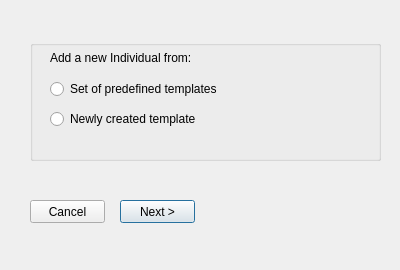
<?xml version="1.0" encoding="UTF-8"?>
<ui version="4.0">
    <class>Dialog</class>
    <widget class="QDialog" name="Dialog">
        <property name="geometry">
            <rect>
                <x>0</x>
                <y>0</y>
                <width>400</width>
                <height>270</height>
            </rect>
        </property>
        <property name="windowTitle">
            <string>New Individual</string>
        </property>
        <widget class="QGroupBox" name="groupBox">
            <property name="geometry">
                <rect>
                    <x>30</x>
                    <y>40</y>
                    <width>351</width>
                    <height>121</height>
                </rect>
            </property>
            <property name="title">
                <string/>
            </property>
            <widget class="QLabel" name="label">
                <property name="geometry">
                    <rect>
                        <x>20</x>
                        <y>10</y>
                        <width>221</width>
                        <height>16</height>
                    </rect>
                </property>
                <property name="text">
                    <string>Add a new Individual from:</string>
                </property>
            </widget>
            <widget class="QRadioButton" name="radioButton">
                <property name="geometry">
                    <rect>
                        <x>20</x>
                        <y>70</y>
                        <width>231</width>
                        <height>18</height>
                    </rect>
                </property>
                <property name="text">
                    <string>Newly created template</string>
                </property>
            </widget>
            <widget class="QRadioButton" name="radioButton_2">
                <property name="geometry">
                    <rect>
                        <x>20</x>
                        <y>40</y>
                        <width>291</width>
                        <height>18</height>
                    </rect>
                </property>
                <property name="text">
                    <string>Set of predefined templates</string>
                </property>
            </widget>
        </widget>
        <widget class="QPushButton" name="pushButton">
            <property name="geometry">
                <rect>
                    <x>120</x>
                    <y>200</y>
                    <width>75</width>
                    <height>23</height>
                </rect>
            </property>
            <property name="text">
                <string>Next &gt;</string>
            </property>
        </widget>
        <widget class="QPushButton" name="pushButton_2">
            <property name="geometry">
                <rect>
                    <x>30</x>
                    <y>200</y>
                    <width>75</width>
                    <height>23</height>
                </rect>
            </property>
            <property name="text">
                <string>Cancel</string>
            </property>
        </widget>
    </widget>
    <resources/>
    <connections/>
</ui>
